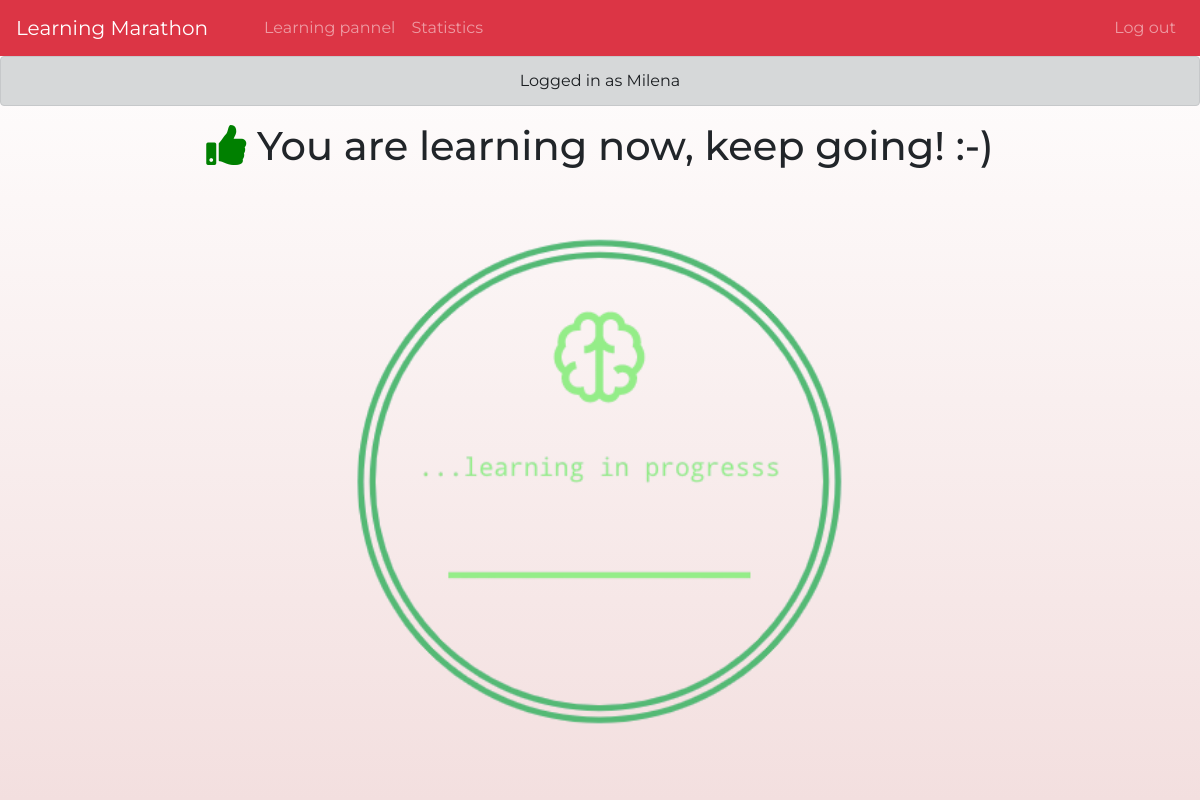
Page / (signed in) on the earlier database version.
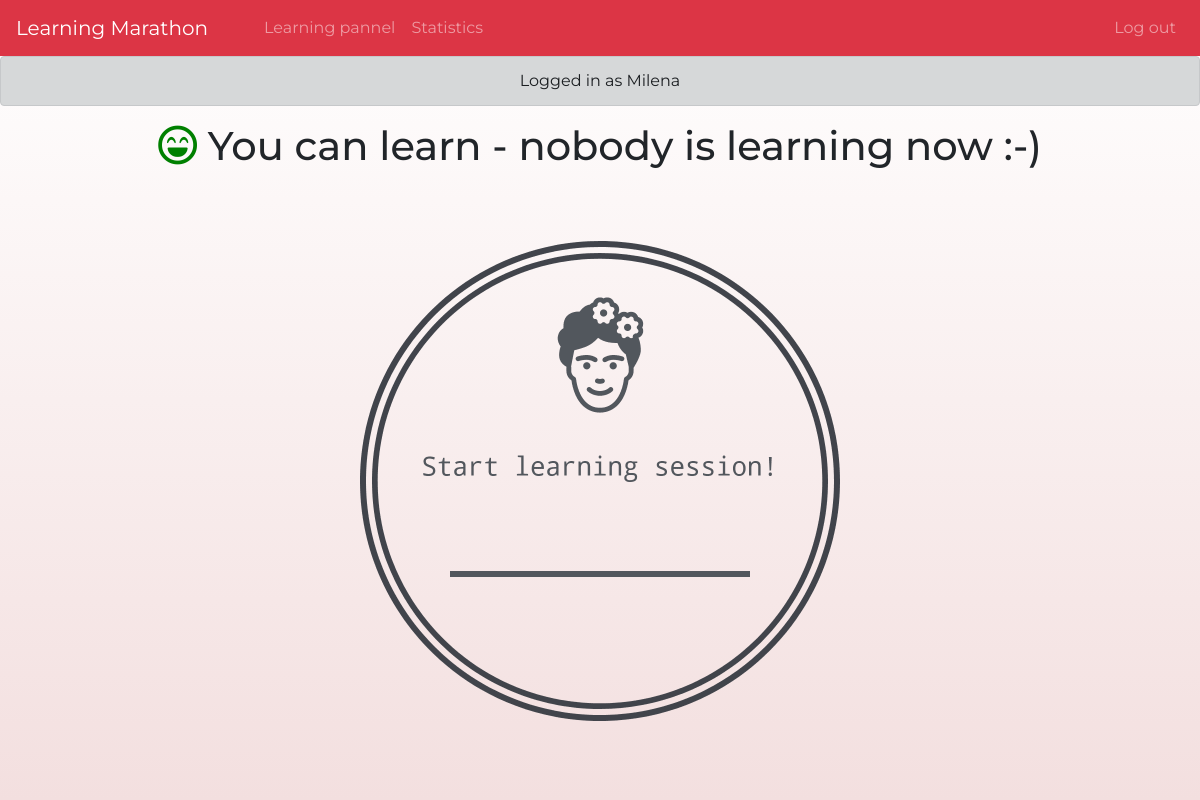
Same page on the later database version.
### learning_marathon/models.py (models this page shows)
class User(AbstractUser):
    first_name = models.CharField(max_length=20)
    now_learning = models.BooleanField(default=False)

### learning_marathon/views.py (the view, shortened to what this page needs)
# urls.py: path('', views.index, name='index'),
def index(request):
    if not request.user.is_authenticated:
        return render(request, 'learning_marathon/login.html')
    not_available = False
    current_learner = None
    users = User.objects.all()
    for user in users:
        if user.now_learning and user.id != request.user.id:
            not_available = True
            current_learner = user
    return render(request, 'learning_marathon/index.html', {'not_available':not_available, 'current_learner':current_learner})

### learning_marathon/templates/learning_marathon/index.html (shortened to what this page needs)
{% extends 'learning_marathon/layout.html' %}
{% load static %}
{% block body %}
<div class='row'>
    <div class='col justify-content-center text-center'>
        {% if not_available %}
            <h1><i class="far fa-frown" style='color:red'></i> {{ current_learner.first_name }} is learning now :-(</h1>
        {% elif user.now_learning %}
            <h1><i class="fas fa-thumbs-up" style='color:green'></i> You are learning now, keep going! :-)</h1>
        {% else %}
            <h1><i class="far fa-laugh-beam" style='color:green'></i> You can learn - nobody is learning now :-)</h1>
        {% endif %}
        <form action="{% url 'learning_marathon:index' %}" method="POST">
        <button type='submit' value='' name='change-status' style='background-color: rgba(255, 255, 255, 0);border-color: rgba(255, 255, 255, 0);'>
            {% if not user.now_learning %}
            <img id='status'
                style="max-width: 100%;width:600px"
                src="{% static 'learning_marathon/start.png' %}"
                />
            {% else %}
            <img id='status-learning'
                style="max-width: 100%;width:600px"
                src="{% static 'learning_marathon/progress.png' %}"
                />
            {% endif %}
        </button>
        </form>
    </div>
</div>
{% endblock %}

### learning_marathon/templates/learning_marathon/layout.html (shortened to what this page needs)
<!DOCTYPE html>
<html lang="en">
<head>
    <link rel="stylesheet" href="https://pro.fontawesome.com/releases/v5.10.0/css/all.css"/>
    {% load static %}
    <link rel='stylesheet' href="{% static 'learning_marathon/style.css' %}">
    <link rel="stylesheet" href="https://stackpath.bootstrapcdn.com/bootstrap/4.5.2/css/bootstrap.min.css">
</head>
<body>
    <nav class='navbar navbar-expand-md navbar-dark bg-danger'>
        <a class="navbar-brand mr-5" href="{% url 'learning_marathon:index' %}">Learning Marathon</a>
        <div class="collapse navbar-collapse" id="navbarSupportedContent">
            {% if user.is_authenticated %}
            <ul class='navbar-nav mr-auto'>
                <li class='nav-item'>
                    <a class='nav-link' href="{% url 'learning_marathon:index' %}">Learning pannel</a>
                </li>
                <li class='nav-item'>
                    <a class='nav-link' href="{% url 'learning_marathon:statistics' %}">Statistics</a>
                </li>
            </ul>
            <ul class='navbar-nav ml-auto'>
                <li class='nav-item'>
                    <a class='nav-link' href="{% url 'learning_marathon:logout' %}">Log out</a>
                </li>
            </ul>
            {% endif %}
        </div>
    </nav>
    {% if user.is_authenticated %}
    <div class="alert alert-dark w-100 text-center">
        Logged in as {{user.first_name}}
    </div>
    {% endif %}
    {% block body %}
    {% endblock %}
</body>
</html>

### learning_marathon/templates/learning_marathon/layout.html (style rules this page uses)
body { background-image: linear-gradient(to top, #f3dfdf 0%, white 100%); min-height: 100vh; height: 100%; font-family: 'Montserrat'; }

Differences in the rows shown:
changed User "Milena": now_learning True → False (drawn)
Other differences:
text no longer shown: "You are learning now, keep going! :-)"
text now shown: "You can learn - nobody is learning now :-)"
